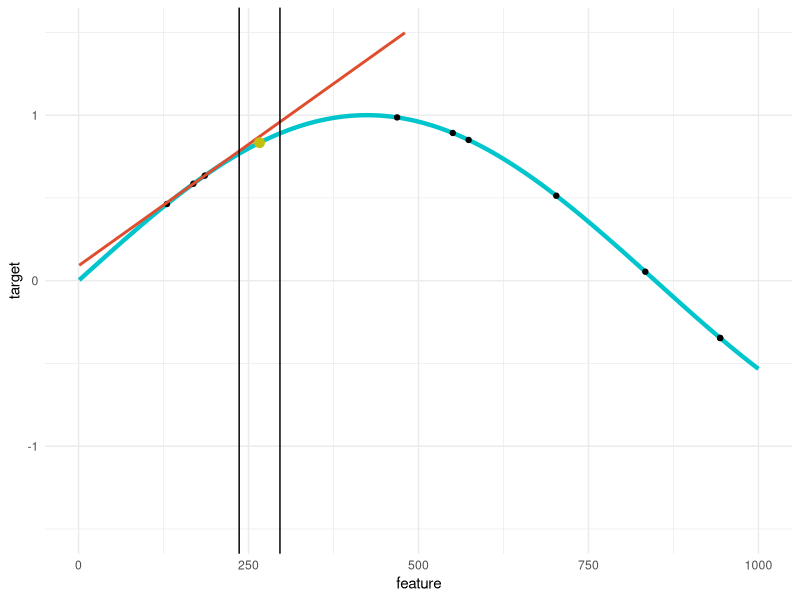
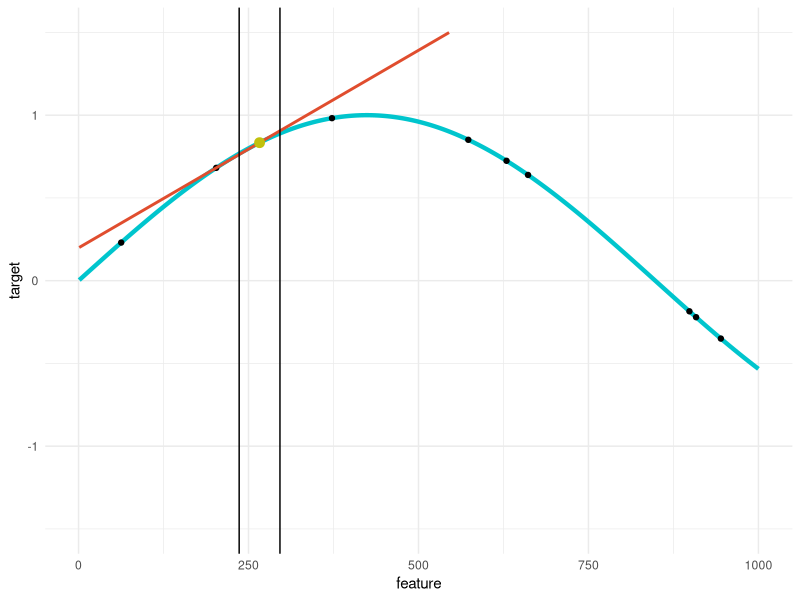
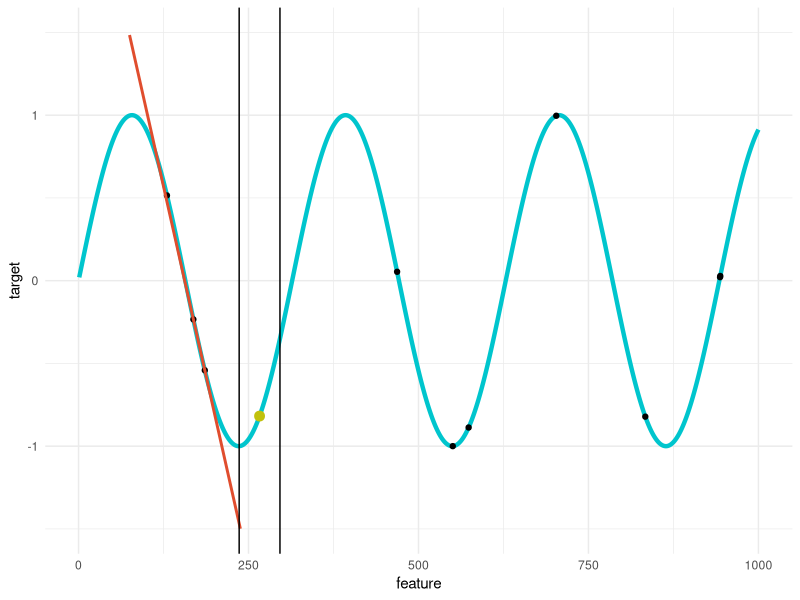
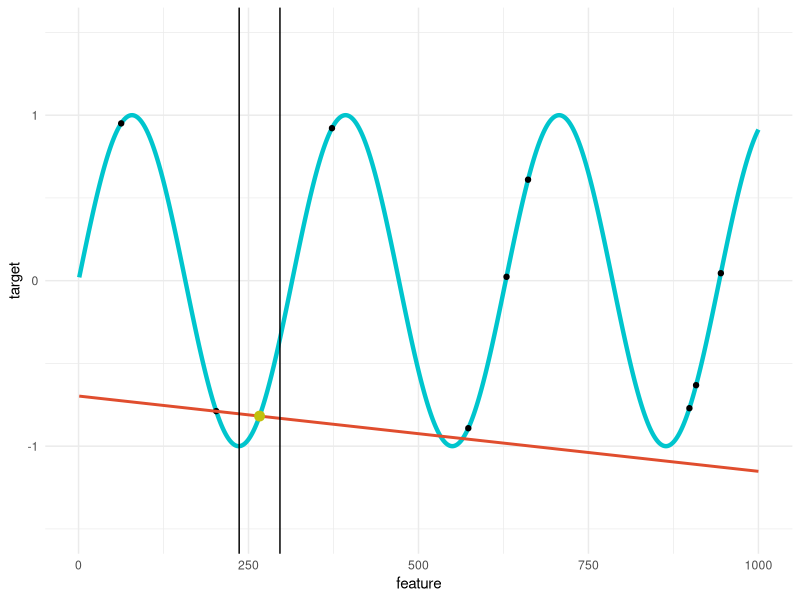
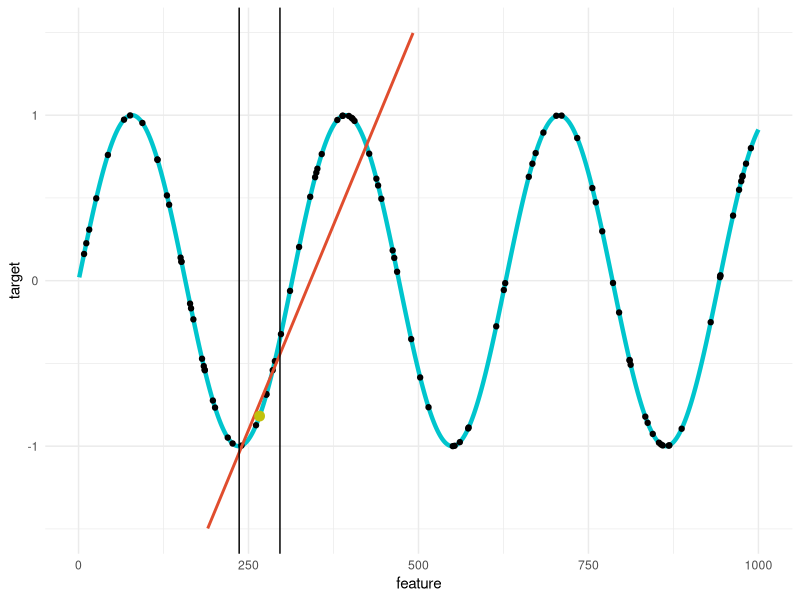
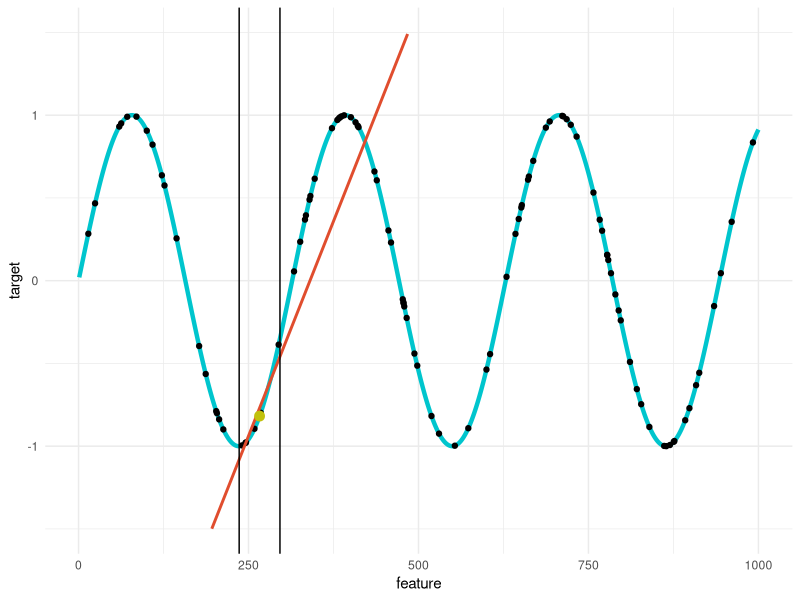
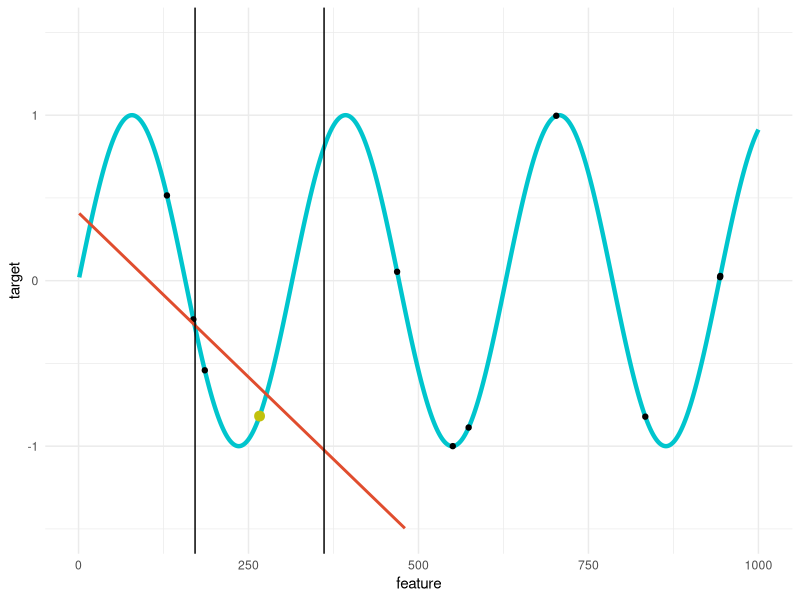
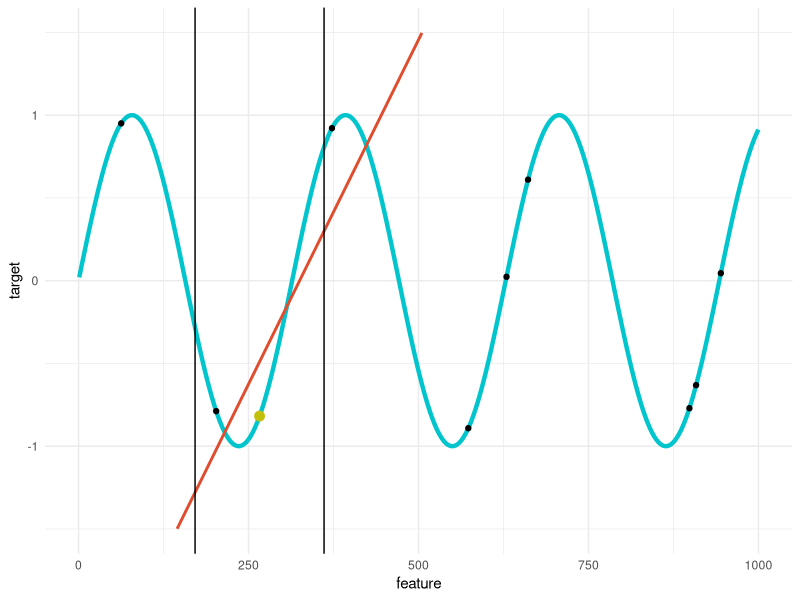

Write R code to recreate these figures, in order. (Note: this script raises an error after producing the figures.)
## ---- chunk 1
req_packages  = c("lime", "mlr", "ggplot2", "ranger", "mlbench")
install_these = req_packages[!(req_packages %in% installed.packages())]

if (length(install_these) > 0) install.packages(install_these)
library(ggplot2)

plot_lime = function(model_smoothness = 270, sample_seed, kernel_width = 900, sample_size = 10) {
  
  # create ground truth
  black_box = function(x) sin(x / model_smoothness)
  x = 1:1000
  y = black_box(x)

  set.seed(1)
  # randomly pick data point to explain
  x_ex = runif(1, 1, 1000)
  y_ex = black_box(x_ex)
  
  set.seed(sample_seed)
  # sample new data points
  x_samp = runif(sample_size, 1, 1000)
  y_samp = black_box(x_samp)
  data   = data.frame(x = x_samp, y = y_samp)
  
  # apply gaussian kernel to receive weights
  weights = exp( - (x_samp - x_ex)^2 / kernel_width )
  
  # fit surrogate model and get predictions
  model  = lm(y ~ x, data = data, weights = weights)
  y_pred = predict(model, newdata = data.frame(x = x))
  
  # visualize everything
  ggplot(data = NULL, aes(y = y, x = x)) +
    geom_line(color = "#00C5CD", size = 1.5) +
    geom_point(data = NULL, aes(x = x_samp, y = y_samp)) +
    geom_line(data = NULL, aes(x = x, y = y_pred), color = "#e04d2e", size = 1) +
    geom_point(data = NULL, aes(x = x_ex, y = y_ex), color = "#c1c10d", size = 3) +
    geom_vline(aes(xintercept = x_ex - sqrt(kernel_width))) +
    geom_vline(aes(xintercept = x_ex + sqrt(kernel_width))) +
    theme_minimal() +
    ylim(c(-1.5, 1.5)) +
    ylab("target") +
    xlab("feature")

}
  
## ---- chunk 2


plot_lime(sample_seed = 2)
  
## ---- chunk 3


plot_lime(sample_seed = 1)
  
## ---- chunk 4


plot_lime(sample_seed = 2, model_smoothness = 50)
  
## ---- chunk 5


plot_lime(sample_seed = 1, model_smoothness = 50)
  
## ---- chunk 6


plot_lime(sample_seed = 2, model_smoothness = 50, sample_size = 100)
  
## ---- chunk 7


plot_lime(sample_seed = 1, model_smoothness = 50, sample_size = 100)
  
## ---- chunk 8


plot_lime(sample_seed = 2, model_smoothness = 50, kernel_width = 9000)
  
## ---- chunk 9


plot_lime(sample_seed = 1, model_smoothness = 50, kernel_width = 9000)
  
## ---- chunk 10
knitr::include_graphics("images/boston.png")
## ---- chunk 11
knitr::include_graphics("images/boston_100iter_standard.png")
## ---- chunk 12
knitr::include_graphics("images/boston_100iter_scaled.png")
## ---- chunk 13
knitr::include_graphics("images/boston_100iter_outlier.png")
## ---- chunk 14
knitr::include_graphics("images/boston_100iter_outlier_scaled.png")
## ---- chunk 15
knitr::include_graphics("images/boston_100iter_bins.png")
## ---- chunk 16
knitr::include_graphics("images/boston_100iter_bins_scaled.png")
## ---- chunk 17
knitr::include_graphics("images/boston_100iter_bins_outlier.png")
## ---- chunk 18
knitr::include_graphics("images/boston_100iter_bins_outlier_scaled.png")
## ---- chunk 19
knitr::include_graphics("images/boston_lm.png")
## ---- chunk 20
knitr::include_graphics("images/boston_lm_scaled.png")
## ---- chunk 21
knitr::include_graphics("images/boston_lm_outlier.png")
## ---- chunk 22
knitr::include_graphics("images/boston_lm_outlier_scaled.png")
## ---- chunk 23
knitr::include_graphics("images/boston_lm_bins.png")
## ---- chunk 24
knitr::include_graphics("images/boston_lm_bins_scaled.png")
## ---- chunk 25
knitr::include_graphics("images/boston_lm_bins_outlier.png")
## ---- chunk 26
knitr::include_graphics("images/boston_lm_bins_outlier_scaled.png")
## ---- chunk 27
knitr::include_graphics("images/sd_p.png")
## ---- chunk 28
knitr::include_graphics("images/sd_npermutations.png")
## ---- chunk 29
knitr::include_graphics("images/boston_sampled_tree.png")
## ---- chunk 30
knitr::include_graphics("images/boston_sampled_tree_fst.png")
## ---- chunk 31
knitr::include_graphics("images/boston_sampled_tree_snd.png")
## ---- chunk 32
knitr::include_graphics("images/boston_tree.png")
## ---- chunk 33
knitr::include_graphics("images/boston_tree_scaled.png")
## ---- chunk 34
knitr::include_graphics("images/boston_tree_outlier.png")
## ---- chunk 35
knitr::include_graphics("images/boston_tree_outlier_scaled.png")
## ---- chunk 36
knitr::include_graphics("images/bikes.png")
## ---- chunk 37
knitr::include_graphics("images/bikes_standard.png")
## ---- chunk 38
knitr::include_graphics("images/bikes_scaled.png")
## ---- chunk 39
knitr::include_graphics("images/bikes_outlier.png")
## ---- chunk 40
knitr::include_graphics("images/bikes_outlier_scaled.png")
## ---- chunk 41
knitr::include_graphics("images/bikes_lm.png")
## ---- chunk 42
knitr::include_graphics("images/bikes_lm_scaled.png")
## ---- chunk 43
knitr::include_graphics("images/bikes_lm_outlier.png")
## ---- chunk 44
knitr::include_graphics("images/bikes_lm_outlier_scaled.png")
## ---- chunk 45
knitr::include_graphics("images/bikes_tree.png")
## ---- chunk 46
knitr::include_graphics("images/bikes_tree_scaled.png")
## ---- chunk 47
knitr::include_graphics("images/bikes_tree_outlier.png")
## ---- chunk 48
knitr::include_graphics("images/bikes_tree_outlier_scaled.png")
## ---- chunk 49
knitr::include_graphics("images/bikes_manual_bins.png")
## ---- chunk 50
knitr::include_graphics("images/bikes_bins_lime.png")
## ---- chunk 51
knitr::include_graphics("images/bikes_no_bins.png")
## ---- chunk 52

plot_better_lime = function(model_smoothness = 50, sample_seed, kernel_width = 900, sample_size = 10) {
  
  # create ground truth
  black_box = function(x) sin(x / model_smoothness)
  x = 1:1000
  y = black_box(x)

  set.seed(1)
  # randomly pick data point to explain
  x_ex = runif(1, 1, 1000)
  y_ex = black_box(x_ex)
  
  
  set.seed(sample_seed)
  # sample new data points
  x_samp = rnorm(sample_size, x_ex, sqrt(kernel_width))
  y_samp = black_box(x_samp)
  data   = data.frame(x = x_samp, y = y_samp)
  
  # fit surrogate model and get predictions
  model  = lm(y ~ x, data = data)
  y_pred = predict(model, newdata = data.frame(x = x))
  
  # visualize everything
  ggplot(data = NULL, aes(y = y, x = x)) +
    geom_line(color = "#00C5CD", size = 1.5) +
    geom_point(data = NULL, aes(x = x_samp, y = y_samp)) +
    geom_line(data = NULL, aes(x = x, y = y_pred), color = "#e04d2e", size = 1) +
    geom_point(data = NULL, aes(x = x_ex, y = y_ex), color = "#c1c10d", size = 3) +
    geom_vline(aes(xintercept = x_ex - sqrt(kernel_width))) +
    geom_vline(aes(xintercept = x_ex + sqrt(kernel_width))) +
    theme_minimal() +
    ylim(c(-1.5, 1.5)) +
    ylab("target") +
    xlab("feature")

}
  
## ---- chunk 53


plot_better_lime(sample_seed = 2, model_smoothness = 50, sample_size = 10)
  
## ---- chunk 54


plot_better_lime(sample_seed = 1, model_smoothness = 50, sample_size = 10)
  
## ---- chunk 55
knitr::include_graphics("images/boston_sampled_tree_fst_better.png")
## ---- chunk 56
knitr::include_graphics("images/boston_sampled_tree_snd_better.png")
## ---- chunk 57
knitr::include_graphics("images/boston_sampled_tree_snd_better_slim.png")
## ---- chunk 58
knitr::include_graphics("images/boston_sampled_tree_snd_slim.png")
